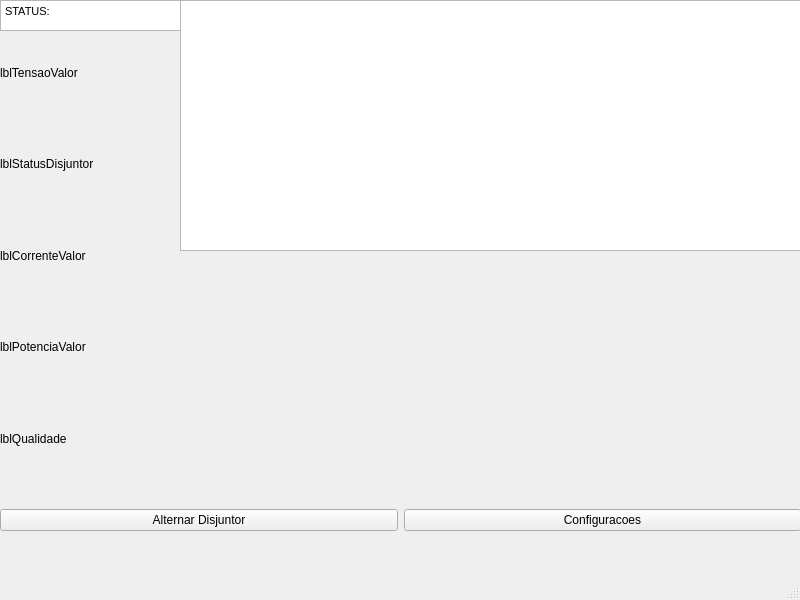
<?xml version="1.0" encoding="UTF-8"?>
<ui version="4.0">
 <class>MainWindow</class>
 <widget class="QMainWindow" name="MainWindow">
  <property name="geometry">
   <rect>
    <x>0</x>
    <y>0</y>
    <width>800</width>
    <height>600</height>
   </rect>
  </property>
  <property name="windowTitle">
   <string>MainWindow</string>
  </property>
  <widget class="QWidget" name="centralwidget">
   <widget class="QWidget" name="verticalLayoutWidget">
    <property name="geometry">
     <rect>
      <x>0</x>
      <y>30</y>
      <width>181</width>
      <height>451</height>
     </rect>
    </property>
    <layout class="QVBoxLayout" name="verticalLayout">
     <item>
      <widget class="QLabel" name="lblTensaoValor">
       <property name="text">
        <string>lblTensaoValor</string>
       </property>
      </widget>
     </item>
     <item>
      <widget class="QLabel" name="lblPotenciaValor">
       <property name="text">
        <string>lblStatusDisjuntor</string>
       </property>
      </widget>
     </item>
     <item>
      <widget class="QLabel" name="lblCorrenteValor">
       <property name="text">
        <string>lblCorrenteValor</string>
       </property>
      </widget>
     </item>
     <item>
      <widget class="QLabel" name="lblStatusDisjuntor">
       <property name="text">
        <string>lblPotenciaValor</string>
       </property>
      </widget>
     </item>
     <item>
      <widget class="QLabel" name="lblQualidade">
       <property name="text">
        <string>lblQualidade</string>
       </property>
      </widget>
     </item>
    </layout>
   </widget>
   <widget class="QTableWidget" name="tableWidget">
    <property name="geometry">
     <rect>
      <x>180</x>
      <y>0</y>
      <width>621</width>
      <height>251</height>
     </rect>
    </property>
   </widget>
   <widget class="PlotWidget" name="widget" native="true">
    <property name="geometry">
     <rect>
      <x>180</x>
      <y>250</y>
      <width>621</width>
      <height>231</height>
     </rect>
    </property>
   </widget>
   <widget class="QWidget" name="horizontalLayoutWidget">
    <property name="geometry">
     <rect>
      <x>0</x>
      <y>480</y>
      <width>801</width>
      <height>80</height>
     </rect>
    </property>
    <layout class="QHBoxLayout" name="horizontalLayout">
     <item>
      <widget class="QPushButton" name="pushButton">
       <property name="text">
        <string>Alternar Disjuntor</string>
       </property>
      </widget>
     </item>
     <item>
      <widget class="QPushButton" name="pushButton_2">
       <property name="text">
        <string>Configuracoes</string>
       </property>
      </widget>
     </item>
    </layout>
   </widget>
   <widget class="QTextEdit" name="textEdit">
    <property name="geometry">
     <rect>
      <x>0</x>
      <y>0</y>
      <width>181</width>
      <height>31</height>
     </rect>
    </property>
    <property name="html">
     <string>&lt;!DOCTYPE HTML PUBLIC &quot;-//W3C//DTD HTML 4.0//EN&quot; &quot;http://www.w3.org/TR/REC-html40/strict.dtd&quot;&gt;
&lt;html&gt;&lt;head&gt;&lt;meta name=&quot;qrichtext&quot; content=&quot;1&quot; /&gt;&lt;style type=&quot;text/css&quot;&gt;
p, li { white-space: pre-wrap; }
&lt;/style&gt;&lt;/head&gt;&lt;body style=&quot; font-family:'MS Shell Dlg 2'; font-size:8.25pt; font-weight:400; font-style:normal;&quot;&gt;
&lt;p style=&quot; margin-top:0px; margin-bottom:0px; margin-left:0px; margin-right:0px; -qt-block-indent:0; text-indent:0px;&quot;&gt;STATUS:&lt;/p&gt;&lt;/body&gt;&lt;/html&gt;</string>
    </property>
   </widget>
  </widget>
  <widget class="QMenuBar" name="menubar">
   <property name="geometry">
    <rect>
     <x>0</x>
     <y>0</y>
     <width>800</width>
     <height>21</height>
    </rect>
   </property>
  </widget>
  <widget class="QStatusBar" name="statusbar"/>
 </widget>
 <customwidgets>
  <customwidget>
   <class>PlotWidget</class>
   <extends>QWidget</extends>
   <header>pyqtgraph</header>
   <container>1</container>
  </customwidget>
 </customwidgets>
 <resources/>
 <connections/>
</ui>
